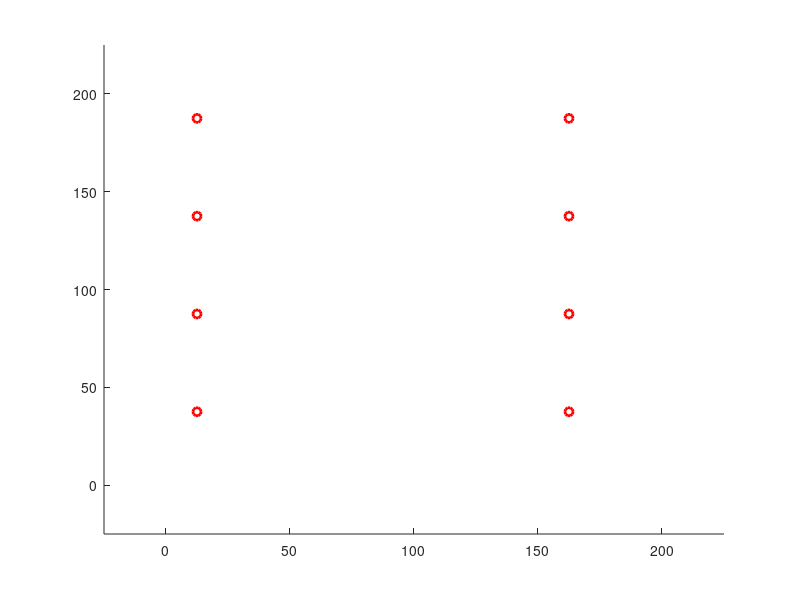

The MATLAB source for this figure: (Note: this script raises an error after producing the figure.)
%% Variable Setup

addpath('C:\Users\IceFox\Desktop\ERMINE\MATLAB')

grid_size = [8 8];
grid_w = 25;
max_step = 20000;

tol_wp = 10;                    
tol_line_width = 6;

tol_transform = pi/50;
Dy_angv_transform = pi/8;
tol_heading = pi/7;

cvg_sample_side = [20 20];

Algorithm = 'square_waypoint';
Serial_port = 'COM12';
baudrate = 9600;

is_heading_correction = false;
is_calculate_coverage = false;
is_display_coverage_map = false;
is_display_wp = true;
is_display_wp_clearing = false;
is_display_route = true;
is_display_route_clearing = true;
is_display_grid_on = true;
is_print_coverage = false;
is_print_route_deviation = true;
is_xbee_on = false;
is_fixed_offset = true;
is_sim_normal_noise_on= false;
is_sim_large_noise_y_on = true;
is_streaming_on = false;
is_streaming_collect_single_values = true;

navigation_mode = 'Line';

streaming_max_single_val = 1000;                % unit: cm
streaming_max_shift_dis = 25;                      % unit: cm 
streaming_max_shift_dis_single_value = 20;   % unit: cm


update_rate_streaming = 0.4;                      
update_rate_streaming_single_value = 0.4; 
update_rate_sim = 0.2;

sim_noise_normal = 20;                        %unit: cm
sim_noise_large_y_frequency = 0.05;
sim_noise_large_y = 500;


fixed_offset = [96.5 -54.5];
starting_grid = [1 2];
robot_weight = [1.5 1.5 1.5 1.5];
robot_Form = 1;

time_interval = 2;

max_pos_initialize = 5;

%% Variable initialization


heading = [0 0 pi pi];

time_pause = time_interval/100;

pos_uwb_offset = [0 -3];
pos_uwb_raw =  zeros(2, max_step);
pos_uwb = zeros(2, max_step);

pos_center = zeros(4, 2, max_step);

%heading = zeros(4, max_step);

Grid_setup = zeros(grid_size(1),  grid_size(2));
Grid_current =  zeros(grid_size(1),  grid_size(2), max_step);
Grid_visited =  zeros(grid_size(1),  grid_size(2), max_step);
robot_Grid = [];


Dy_force = zeros(4, 2, max_step);
Dy_a = zeros(4, 2, max_step);
Dy_v = zeros(4, 2, max_step);

is_rotating = false;

Wp = [];

Circle_Wp = [];

Line_Linear_Route = [];

Line_Robot = [];
Line_Robot_area = [];
Line_Border = [];
loc_center = [0 0];

RobotShapes = [0 0 0 0 ;              
                        0 0 pi pi;
                        0 0 0 -pi;
                        -pi 0 0 0;
                        -pi 0 0 -pi;
                        -pi/2 0 pi 0;
                        -pi/2 0 pi pi/2];
       
for idx = 1:3
    RobotShapes = [RobotShapes; RobotShapes + pi/2*idx];
end
                    
%                                    Robot Shapes
%   =====================================
%         s01     s02      s03     s04      s05        s06       s07
%   -----------------------------------------------------------------
%
%          4                  4 3       4
%          3       2 3       2         3       4 3        2 3 4     2 3
%          2       1 4       1       1 2         2 1        1           1 4
%          1                      
%
%         s08           s010         s11        s12       s13      s14
%   -----------------------------------------------------------------
%
%                        1 2 4        1              4         2            2
%       1 2 3 4            3         2 3 4      2 3      1 3         1 3
%                                                     1           4         4
%  

Char_command_array = ['R', 'F', 'L', 'B'];
heading_command_compensate = 0;

char_command = '';
Cvg = [];
count_cvg_point = 0;
cvg_sample_w = grid_w*[grid_size(1)/cvg_sample_side(1) grid_size(2)/cvg_sample_side(2)];
grid_dhw = sqrt(2) / 2 * grid_w;

count_pos_initialize = 0;
is_pos_initialized = false;
pos_initial = [];

if (is_xbee_on)
    delete(instrfindall);
    arduino = serial(Serial_port,'BaudRate',baudrate);
    fopen(arduino);
end

for idxx = 1:(cvg_sample_side(2)+1)
    for idxy = 1:(cvg_sample_side(1)+1)
        Cvg = [Cvg; cvg_sample_w(1)*(idxy-1) cvg_sample_w(2)*(idxx-1) 0];
    end
end

%% Waypoint Generation

if (strcmp(navigation_mode,'Line'))
    wp_current = 1;
    disp('Generating robot routes...')
    for idx = 1: grid_size(1)
        if (mod(idx, 4) == 1)
            if (idx == 1)
                Wp = [Wp; 0.5*grid_w  (idx+0.5)*grid_w 1 1];
            else
                Wp = [Wp; 0.5*grid_w  (idx+0.5)*grid_w 1 0];
            end
        end
        if (mod(idx, 4) == 2)
            Wp = [Wp; (grid_size(2) - 1.5)*grid_w  (idx-0.5)*grid_w 1 0];
        end
        if (mod(idx, 4) == 3)
            Wp = [Wp; (grid_size(2) - 1.5)*grid_w (idx+0.5)*grid_w 2 0];
        end
        if (mod(idx, 4) == 0)
            Wp = [Wp; 0.5*grid_w  (idx-0.5)*grid_w 2 0];
        end
    end
elseif (strcmp(navigation_mode,'Point'))
    disp('Generating waypoints...')
    wp_current = 1;
    for idx = 1: grid_size(1)
        if (mod(idx, 4) == 1)
            Wp = [Wp; 0.5*grid_w  (idx+0.5)*grid_w 1];
            Wp = [Wp; (0.5+(grid_size(2)-2)*1/4.0)*grid_w  (idx+0.5)*grid_w 25];
            Wp = [Wp; (0.5+(grid_size(2)-2)*2/4.0)*grid_w  (idx+0.5)*grid_w 8];
            Wp = [Wp; (0.5+(grid_size(2)-2)*3/4.0)*grid_w  (idx+0.5)*grid_w 9];
        end
        if (mod(idx, 4) == 2)
            Wp = [Wp; (grid_size(2) - 1.5)*grid_w  (idx-0.5)*grid_w 21];
        end
        if (mod(idx, 4) == 3)
            Wp = [Wp; (grid_size(2) - 1.5)*grid_w (idx+0.5)*grid_w 2];
            Wp = [Wp; (grid_size(2) - 1.5 - (grid_size(2)-2)*1/4.0)*grid_w  (idx+0.5)*grid_w 11];
            Wp = [Wp; (grid_size(2) - 1.5 - (grid_size(2)-2)*2/4.0)*grid_w  (idx+0.5)*grid_w 13];
            Wp = [Wp; (grid_size(2) - 1.5 - (grid_size(2)-2)*3/4.0)*grid_w  (idx+0.5)*grid_w 5];
        end
        if (mod(idx, 4) == 0)
            Wp = [Wp; 0.5*grid_w  (idx-0.5)*grid_w 2];
        end
    end
else
    disp('Navigation method is invalid.')
    disp('Terminating Matlab script...')
    return
end

%% DRAW MAP
figure(1)
axis([-grid_w grid_w*(grid_size(1)+1) -grid_w grid_w*(grid_size(2)+1)])
hold on

 % Draw Waypoints
if (is_display_wp)
    for idx = 1: size(Wp,1)
        Circle_Wp(idx) = plot(Wp(idx, 1), Wp(idx, 2),'Color', 'r', 'LineWidth', 2, 'Marker', 'o');
    end
end
txt_endLine = [0 0];
txt_endLine_last = [0 0];

%% Square Waypoint  (SW)
tic
if ( strcmp( Algorithm, 'square_waypoint'))
    
    % Algorithm Setup
    occup_start = [2 1; 1 1; 1 2; 2 2];
    
    for idx = 1: 4
        Grid_current( occup_start( idx, 1), occup_start( idx, 2), 1) = idx ;
        Grid_visited( occup_start( idx, 1), occup_start( idx, 2), 1) = 1;
    end 
    pos_uwb_raw(:, 1) = pos_uwb_offset;
    pos_uwb(:, 1) = pos_uwb_raw(:, 1);

    % Algorithm Main Loop
    for step = 1:max_step
        
        % Pause function
        pause(time_pause);
           
        % streaming input
        if (is_streaming_on)
           
            fid = fopen('C:\Marvelmind\dashboard\logs\TestLog.txt','rt');
            txt_Streaming = textscan(fid, '%f %f %f %f %f %f %f %f %f %f %f %f %f %f %f', 'delimiter', ',','collectoutput',true...
                  , 'HeaderLines', 3);
            txt_Streaming=txt_Streaming{1};
            fclose(fid);
            txt_rows=size(txt_Streaming,1);
            txt_endLine = txt_Streaming(end, 5:6);
            
            if (is_fixed_offset) 
                txt_endLine = txt_endLine*100 + fixed_offset;
            end
            
            % Initialize starting position
            if (~is_pos_initialized && (txt_endLine(1) ~= 0 &&  ~isnan(txt_endLine(1))  &&  txt_endLine(2) ~= 0 &&  ~isnan(txt_endLine(2))))
                if (txt_endLine(1) < streaming_max_single_val && txt_endLine(2) < streaming_max_single_val)
                    count_pos_initialize = count_pos_initialize + 1;
                    pos_initial = [pos_initial; txt_endLine];
                    if count_pos_initialize >= max_pos_initialize
                        txt_endLine_last = mean(pos_initial);
                        is_pos_initialized = true;
                        disp('Position initialized!');
                        pos_uwb_offset = txt_endLine_last - starting_grid * grid_w;
                        txt_endLine_last = starting_grid * grid_w;
                    end
                    pos_uwb(:, step+1) = pos_uwb(:, step);
                end
            elseif  (is_pos_initialized)
                % Streaming with Dashboard data
                if (~is_streaming_collect_single_values && txt_endLine(1) ~= 0 &&  ~isnan(txt_endLine(1))  &&  txt_endLine(2) ~= 0 &&  ~isnan(txt_endLine(2)) )
                    if (txt_endLine_last(1) ~= txt_endLine(1) || txt_endLine_last(2) ~= txt_endLine(2)) 
                        if norm(txt_endLine_last - txt_endLine) < streaming_max_shift_dis
                            line([txt_endLine_last(1) txt_endLine(1)], [txt_endLine_last(2) txt_endLine(2)]);
                            txt_endLine_last = txt_endLine;
                            pos_uwb(:, step+1) = (1 - update_rate_streaming_single_value) * pos_uwb(:, step) + update_rate_streaming_single_value * txt_endLine_last.' ;
                        else
                            pos_uwb(:, step+1) = pos_uwb(:, step);
                        end
                    else
                        pos_uwb(:, step+1) = pos_uwb(:, step);
                    end
                % Single value allowed for data streaming at higher frequency
                elseif (is_streaming_collect_single_values && txt_endLine(1) ~= 0  && txt_endLine(2) ~= 0 )
                    if(~isnan(txt_endLine(1)))
                        if (txt_endLine_last(1) ~= txt_endLine(1))
                            txt_endLine = [txt_endLine(1) txt_endLine_last(2)];
                            if norm(txt_endLine_last - txt_endLine) < streaming_max_shift_dis_single_value
                                line([txt_endLine_last(1) txt_endLine(1)], [txt_endLine_last(2) txt_endLine_last(2)]);
                                txt_endLine_last = txt_endLine;
                                pos_uwb(:, step+1) = (1 - update_rate_streaming_single_value) * pos_uwb(:, step) + update_rate_streaming_single_value * txt_endLine_last.' ;
                            else
                                pos_uwb(:, step+1) = pos_uwb(:, step);
                            end
                        end
                    elseif(~isnan(txt_endLine(2)))
                        if (txt_endLine_last(2) ~= txt_endLine(2))
                            txt_endLine = [txt_endLine_last(1) txt_endLine(2)];
                            if norm(txt_endLine_last - txt_endLine) < streaming_max_shift_dis_single_value
                                line([txt_endLine_last(1) txt_endLine_last(1)], [txt_endLine_last(2) txt_endLine(2)]);
                                txt_endLine_last = txt_endLine;
                                pos_uwb(:, step+1) = (1 - update_rate_streaming_single_value) * pos_uwb(:, step) + update_rate_streaming_single_value * txt_endLine_last.'  ;
                            else
                                pos_uwb(:, step+1) = pos_uwb(:, step);
                            end
                        end
                    else
                        pos_uwb(:, step+1) = pos_uwb(:, step);
                    end
                else
                    pos_uwb(:, step+1) = pos_uwb(:, step);
                end
            else
                pos_uwb(:, step+1) = pos_uwb(:, step);
            end
        end
        
        % Grid Location
        robot_Grid = [floor(pos_uwb(1, step)/grid_w) floor(pos_uwb(2, step)/grid_w)];
        
        % Waypoint clearing
        if(norm(pos_uwb(:, step).' - Wp(wp_current, 1:2)) < tol_wp )
            if (is_display_wp && is_display_wp_clearing)
                delete(Circle_Wp(wp_current));
            end
            wp_current = wp_current + 1;
            % Break condition
            if wp_current > size(Wp,1)
                break;
            end
            heading_command_compensate = floor((Wp(wp_current, 3)-1)/7);
        end
        
        % Transformation
        is_require_transform = false;
        for rbtidx = 1:4
            if abs(heading(rbtidx) - RobotShapes(Wp(wp_current, 3),rbtidx)) > tol_transform
                is_require_transform = true;
            end
        end
        
        if (robot_Form ~= Wp(wp_current, 3) && is_require_transform)
            is_transforming = true;
        else 
            robot_Form = Wp(wp_current, 3);
            is_transforming = false;
        end
        
        % Robot Motion
        if (~is_pos_initialized && is_streaming_on)
            pos_uwb(:, step+1) = pos_uwb(:, step);
        elseif (is_transforming)
            heading = robotTransformation(Wp(wp_current, 3), heading, RobotShapes, tol_transform, Dy_angv_transform);
            pos_uwb(:, step+1) = pos_uwb(:, step);
        elseif (heading(2) > tol_heading && is_heading_correction ) 
            [Dy_v(:, :, step), heading] = robotMovement('l', heading, 0);
            pos_uwb(:, step+1) = pos_uwb(:, step);
        elseif (heading(2) < - tol_heading && is_heading_correction) 
            [Dy_v(:, :, step), heading]  = robotMovement('r', heading, 0);
            pos_uwb(:, step+1) = pos_uwb(:, step);
        else
            % Waypoint navigation
            if (strcmp(navigation_mode,'Point'))
                if abs(Wp(wp_current, 1) - pos_uwb(1,step)) > abs(Wp(wp_current, 2) - pos_uwb(2,step)) 
                    if Wp(wp_current, 1) - pos_uwb(1,step) > 0
                        char_command = Char_command_array(1+mod(heading_command_compensate,4));  
                    else
                        char_command = Char_command_array(1+mod(heading_command_compensate+2,4));
                    end
                else
                    if Wp(wp_current, 2) - pos_uwb(2,step) > 0
                        char_command = Char_command_array(1+mod(heading_command_compensate+1,4));
                    else
                        char_command = Char_command_array(1+mod(heading_command_compensate+3,4));
                    end
                end
            % Line navigation
            elseif (strcmp(navigation_mode,'Line'))
                if (Wp(wp_current, 4) == 1)
                    if abs(Wp(wp_current, 1) - pos_uwb(1,step)) > abs(Wp(wp_current, 2) - pos_uwb(2,step)) 
                        if Wp(wp_current, 1) - pos_uwb(1,step) > 0
                            char_command = Char_command_array(1+mod(heading_command_compensate,4));  
                        else
                            char_command = Char_command_array(1+mod(heading_command_compensate+2,4));
                        end
                    else
                        if Wp(wp_current, 2) - pos_uwb(2,step) > 0
                            char_command = Char_command_array(1+mod(heading_command_compensate+1,4));
                        else
                            char_command = Char_command_array(1+mod(heading_command_compensate+3,4));
                        end
                    end
                else
                    route_deviation = Dis_point_line([pos_uwb(: , step).' 0], [Wp(wp_current, 1:2) 0], [Wp(wp_current-1, 1:2) 0]) - tol_line_width;
                    if  (route_deviation < 0)
                        if abs(Wp(wp_current, 1) - pos_uwb(1,step)) > abs(Wp(wp_current, 2) - pos_uwb(2,step)) 
                            if Wp(wp_current, 1) - pos_uwb(1,step) > 0
                                char_command = Char_command_array(1+mod(heading_command_compensate,4));  
                            else
                                char_command = Char_command_array(1+mod(heading_command_compensate+2,4));
                            end
                        else
                            if Wp(wp_current, 2) - pos_uwb(2,step) > 0
                                char_command = Char_command_array(1+mod(heading_command_compensate+1,4));
                            else
                                char_command = Char_command_array(1+mod(heading_command_compensate+3,4));
                            end
                        end
                    else
                        if (is_print_route_deviation)
                            disp(['Time:', num2str(round(toc,2)), 's; Grid: (', num2str(robot_Grid(1)), ',' num2str(robot_Grid(2)), ...
                                    '); Track deviation: ', num2str(round(route_deviation,2)), 'cm.' ]);
                        end

                        wp_route_added = closestPoint(pos_uwb(:,step).', Wp(wp_current-1, 1:2), Wp(wp_current, 1:2));
                        %wp_route_added = Wp(wp_current, 1:2) + route_projection;
                        Wp = [Wp(1:wp_current-1, :); 
                                  wp_route_added Wp(wp_current, 3) 1; 
                                  Wp(wp_current:end, :)];
                        if abs(Wp(wp_current, 1) - pos_uwb(1,step)) > abs(Wp(wp_current, 2) - pos_uwb(2,step)) 
                            if Wp(wp_current, 1) - pos_uwb(1,step) > 0
                                char_command = Char_command_array(1+mod(heading_command_compensate,4));  
                            else
                                char_command = Char_command_array(1+mod(heading_command_compensate+2,4));
                            end
                        else
                            if Wp(wp_current, 2) - pos_uwb(2,step) > 0
                                char_command = Char_command_array(1+mod(heading_command_compensate+1,4));
                            else
                                char_command = Char_command_array(1+mod(heading_command_compensate+3,4));
                            end
                        end
                    end
                end
            end
            
            % Movement for simulations
            if (~is_streaming_on)
                [Dy_v(:, :, step), heading]  = robotMovement(char_command, heading, 2);
                sim_noise = 0;
                if (is_sim_normal_noise_on)
                    sim_noise = sim_noise + rand(2,1) * sim_noise_normal - sim_noise_normal/2.0;
                elseif (is_sim_large_noise_y_on && rand < sim_noise_large_y_frequency) 
                    sim_noise = sim_noise + [0.5; rand] * sim_noise_large_y - sim_noise_large_y/2.0;
                else
                    sim_noise = 0;
                end
                pos_uwb(:, step+1) = Dy_v(2, :, step).' * time_interval+ ...
                                                    update_rate_sim* (pos_uwb(:, step) + sim_noise)...
                                                   + (1 - update_rate_sim)* pos_uwb(:, step);
            end
        end
        
        
        % Xbee Communication
        
        if (is_xbee_on)
            writedata = char(char_command);
            fwrite(arduino,writedata,'char');
        end
        %readData = fscanf(arduino, '%c', 1)
        
        
        % calibrate pos here
        pos_x = pos_uwb(1,step);
        pos_nx = pos_uwb(1, step+1);
        pos_y = pos_uwb(2,step);
        pos_ny = pos_uwb(2, step+1);
        
        
        % remove previous robot line plot
        if (~isempty(Line_Robot))
            delete(Line_Robot)
            delete(Line_Linear_Route)
        end
        Line_Robot = [];
        Line_Border = [];
        Line_Linear_Route = [];
        
        % Draw Robot
        pos_center(2,:, step) = [pos_x pos_y];
        pos_center(1,:, step) =  pos_center(2,:,step) + grid_dhw* ...
                                   [sin(pi/4 - heading(2))-cos(pi/4 - heading(1)) ...
                                    -cos(pi/4 - heading(2))-sin(pi/4 - heading(1))];
        pos_center(3,:, step) =  pos_center(2,:,step) + grid_dhw* ...
                                   [cos(pi/4 - heading(2))+sin(heading(3) - pi/4) ...
                                    sin(pi/4 - heading(2))+cos(heading(3) - pi/4)];
        pos_center(4,:, step) =  pos_center(3,:,step) + grid_dhw* ...
                                   [sin(-pi/4 + heading(3))+sin(pi/4 + heading(4)) ...
                                    cos(-pi/4 + heading(3))+cos(pi/4 + heading(4))]; 
        
        pos_center(2,:, step+1) = [pos_nx pos_ny];
        pos_center(1,:, step+1) =  pos_center(2,:, step+1) + grid_dhw* ...
                                   [sin(pi/4 - heading(2))-cos(pi/4 - heading(1)) ...
                                    -cos(pi/4 - heading(2))-sin(pi/4 - heading(1))];
        pos_center(3,:, step+1) =  pos_center(2,:, step+1) + grid_dhw* ...
                                   [cos(pi/4 - heading(2))+sin(heading(3) - pi/4) ...
                                    sin(pi/4 - heading(2))+cos(heading(3) - pi/4)];
        pos_center(4,:, step+1) =  pos_center(3,:,step+1)  + grid_dhw* ...
                                   [sin(-pi/4 + heading(3))+sin(pi/4 + heading(4)) ...
                                    cos(-pi/4 + heading(3))+cos(pi/4 + heading(4))]; 
        

        % plot robot BG
        if (is_display_coverage_map == true)
            for robidx = 1:4
            Line_Robot(robidx,1) = line([pos_center(robidx, 1, step)+grid_dhw*cos(pi/4 - heading(robidx)) ...
                                                     pos_center(robidx, 1, step)+grid_dhw*sin(pi/4 - heading(robidx))], ...
                                                    [pos_center(robidx, 2, step)+grid_dhw*sin(pi/4 -  heading(robidx)) ...
                                                     pos_center(robidx, 2, step)+grid_dhw*-cos(pi/4 -  heading(robidx))], 'Color', 'yellow', 'LineWidth', 2);
            Line_Robot(robidx,2) = line([pos_center(robidx, 1, step)+grid_dhw*cos(pi/4 -  heading(robidx))... 
                                                     pos_center(robidx, 1, step)+grid_dhw*-sin(pi/4 -  heading(robidx))], ...
                                                    [ pos_center(robidx, 2, step)+grid_dhw*sin(pi/4 -  heading(robidx))...
                                                      pos_center(robidx, 2, step)+grid_dhw*cos(pi/4 -  heading(robidx))], 'Color', 'yellow', 'LineWidth', 2);
            Line_Robot(robidx,3) = line([pos_center(robidx, 1, step)+grid_dhw*-cos(pi/4 -  heading(robidx)) ...
                                                     pos_center(robidx, 1, step)+grid_dhw*-sin(pi/4 -  heading(robidx))], ...
                                                    [ pos_center(robidx, 2, step)+grid_dhw*-sin(pi/4 -  heading(robidx)) ...
                                                      pos_center(robidx, 2, step)+grid_dhw*cos(pi/4 -  heading(robidx))], 'Color', 'yellow', 'LineWidth', 2);
            Line_Robot(robidx,4) = line([pos_center(robidx, 1, step)+grid_dhw*-cos(pi/4 -  heading(robidx)) ...
                                                     pos_center(robidx, 1, step)+grid_dhw*sin(pi/4 -  heading(robidx))], ...
                                                    [ pos_center(robidx, 2, step)+grid_dhw*-sin(pi/4 -  heading(robidx))...
                                                      pos_center(robidx, 2, step)+grid_dhw*-cos(pi/4 -  heading(robidx))], 'Color', 'yellow', 'LineWidth', 2);
             end
        end
        
        
        % Draw Outer Border
        Line_Border(1) = line([0 0], [0 grid_w*grid_size(1)], 'Color', 'black', 'LineWidth', 2);
        Line_Border(2) =line([0 grid_w*grid_size(2)], [0 0], 'Color', 'black', 'LineWidth', 2);
        Line_Border(3) =line([grid_w*grid_size(2) grid_w*grid_size(1)], [0 grid_w*grid_size(1)], 'Color', 'black', 'LineWidth', 2);
        Line_Border(4) =line([grid_w*grid_size(2) 0], [grid_w*grid_size(2) grid_w*grid_size(1)], 'Color', 'black', 'LineWidth', 2);
        if (is_display_grid_on)
            for idxx = 1:(grid_size(1) + 1)
                line(grid_w*[(idxx-1) (idxx-1)], grid_w*[0 grid_size(2)], 'Color', 'black', 'LineWidth', 0.5);
            end
            for idxy = 1:(grid_size(2) + 1)
                line(grid_w*[0 grid_size(1)], grid_w*[(idxy-1) (idxy-1)], 'Color', 'black', 'LineWidth', 0.5);
            end
        end
        
        
        % Draw Robot Tracks
        % TODO: track rotation!
        if (strcmp(navigation_mode,'Line') && is_display_route)
            wpidx_begin = 2;
            if (is_display_route_clearing)
                for wpidx = wpidx_begin : size(Wp,1)
                    route_norm_vector = null(Wp(wpidx, 1:2) - Wp(wpidx-1, 1:2)).';
                    line_linear_route_v1 = Wp(wpidx-1, 1:2) - route_norm_vector()*tol_line_width;
                    line_linear_route_v2 = Wp(wpidx, 1:2) + route_norm_vector()*tol_line_width;
                    line_linear_route_x = [line_linear_route_v1(1) line_linear_route_v2(1) line_linear_route_v2(1) line_linear_route_v1(1) line_linear_route_v1(1)];
                    line_linear_route_y = [line_linear_route_v1(2) line_linear_route_v1(2) line_linear_route_v2(2) line_linear_route_v2(2) line_linear_route_v1(2)];
                    %{route_norm_vector = null(Wp(Wpidx, 1:2) - Wp(Wpidx, 1:2)).';
                    Line_Linear_Route = [ Line_Linear_Route, plot(line_linear_route_x, line_linear_route_y, 'b-')];
                 end
            end
        end
        
        % Draw Robot Outline
        for robidx = 1:4
            %line([pos_center(robidx,1,step) pos_center(robidx,1,step+1)], [pos_center(robidx,2,step) pos_center(robidx,2,step+1)])  
            Line_Robot(robidx,1) = line([pos_center(robidx, 1, step)+grid_dhw*cos(pi/4 - heading(robidx)) ...
                                                     pos_center(robidx, 1, step)+grid_dhw*sin(pi/4 - heading(robidx))], ...
                                                    [pos_center(robidx, 2, step)+grid_dhw*sin(pi/4 -  heading(robidx)) ...
                                                     pos_center(robidx, 2, step)+grid_dhw*-cos(pi/4 -  heading(robidx))], 'Color', 'green', 'LineWidth', 1);
            Line_Robot(robidx,2) = line([pos_center(robidx, 1, step)+grid_dhw*cos(pi/4 -  heading(robidx))... 
                                                     pos_center(robidx, 1, step)+grid_dhw*-sin(pi/4 -  heading(robidx))], ...
                                                    [ pos_center(robidx, 2, step)+grid_dhw*sin(pi/4 -  heading(robidx))...
                                                      pos_center(robidx, 2, step)+grid_dhw*cos(pi/4 -  heading(robidx))], 'Color', 'green', 'LineWidth', 1);
            Line_Robot(robidx,3) = line([pos_center(robidx, 1, step)+grid_dhw*-cos(pi/4 -  heading(robidx)) ...
                                                     pos_center(robidx, 1, step)+grid_dhw*-sin(pi/4 -  heading(robidx))], ...
                                                    [ pos_center(robidx, 2, step)+grid_dhw*-sin(pi/4 -  heading(robidx)) ...
                                                      pos_center(robidx, 2, step)+grid_dhw*cos(pi/4 -  heading(robidx))], 'Color', 'green', 'LineWidth', 1);
            Line_Robot(robidx,4) = line([pos_center(robidx, 1, step)+grid_dhw*-cos(pi/4 -  heading(robidx)) ...
                                                     pos_center(robidx, 1, step)+grid_dhw*sin(pi/4 -  heading(robidx))], ...
                                                    [ pos_center(robidx, 2, step)+grid_dhw*-sin(pi/4 -  heading(robidx))...
                                                      pos_center(robidx, 2, step)+grid_dhw*-cos(pi/4 -  heading(robidx))], 'Color', 'green', 'LineWidth', 1);   
        end
        
        if(is_calculate_coverage)
            for cvg_idx = 1: numel(Cvg(:, 1))
                if (abs(pos_center(2, :, step)-Cvg(cvg_idx, 1:2)) < 2.5*sqrt(2)*grid_w)
                    for robidx = 1:4
                        if (Cvg(cvg_idx, 3) == 0)
                            tri1_x = [pos_center(robidx, 1, step)+grid_dhw*cos(pi/4 - heading(robidx)) ...
                                          pos_center(robidx, 1, step)+grid_dhw*sin(pi/4 - heading(robidx)) ...
                                          Cvg(cvg_idx, 1)];
                            tri1_y = [pos_center(robidx, 2, step)+grid_dhw*sin(pi/4 -  heading(robidx))  ...
                                          pos_center(robidx, 2, step)+grid_dhw*-cos(pi/4 -  heading(robidx)) ...
                                          Cvg(cvg_idx, 2)];
                            area1 = polyarea(tri1_x,tri1_y);
                            tri2_x = [pos_center(robidx, 1, step)+grid_dhw*cos(pi/4 -  heading(robidx)) ...
                                          pos_center(robidx, 1, step)+grid_dhw*-sin(pi/4 -  heading(robidx)) ...
                                          Cvg(cvg_idx, 1)];
                            tri2_y = [pos_center(robidx, 2, step)+grid_dhw*sin(pi/4 -  heading(robidx))  ...
                                          pos_center(robidx, 2, step)+grid_dhw*cos(pi/4 -  heading(robidx)) ...
                                          Cvg(cvg_idx, 2)];
                            area2 = polyarea(tri1_x,tri1_y);
                            tri3_x = [pos_center(robidx, 1, step)+grid_dhw*-cos(pi/4 -  heading(robidx)) ...
                                          pos_center(robidx, 1, step)+grid_dhw*-sin(pi/4 - heading(robidx)) ...
                                          Cvg(cvg_idx, 1)];
                            tri3_y = [pos_center(robidx, 2, step)+grid_dhw*-sin(pi/4 -  heading(robidx))  ...
                                          pos_center(robidx, 2, step)+grid_dhw*cos(pi/4 -  heading(robidx)) ...
                                          Cvg(cvg_idx, 2)];
                            area3 = polyarea(tri3_x,tri3_y);
                            tri4_x = [pos_center(robidx, 1, step)+grid_dhw*-cos(pi/4 -  heading(robidx)) ...
                                          pos_center(robidx, 1, step)+grid_dhw*sin(pi/4 -  heading(robidx)) ...
                                          Cvg(cvg_idx, 1)];
                            tri4_y = [pos_center(robidx, 2, step)+grid_dhw*-sin(pi/4 -  heading(robidx)) ...
                                          pos_center(robidx, 2, step)+grid_dhw*-cos(pi/4 -  heading(robidx)) ...
                                          Cvg(cvg_idx, 2)];
                            area4 =  polyarea(tri4_x,tri4_y);
                            if area1 + area2 + area3 + area4 <= grid_w* grid_w + 0.1
                                Cvg(cvg_idx,3) = 1;
                                count_cvg_point = count_cvg_point+1;
                            end
                        end
                    end
                end
            end
            if (is_print_coverage)
                disp(['Coverage: ',  num2str(count_cvg_point*100 / numel(Cvg(:, 1))), ' %']);
            end
        end
        % Draw Robot Center
        line([pos_x pos_nx], [pos_y pos_ny])
    end
end


if (is_xbee_on)
     writedata = char('S');
     fwrite(arduino,writedata,'char');
end

disp('===================');
disp('Robot Navigation Completed!');
toc
if (is_calculate_coverage)
    disp(['Final Map Coverage: ',  num2str(count_cvg_point*100 / numel(Cvg(:, 1))), ' %']);
end